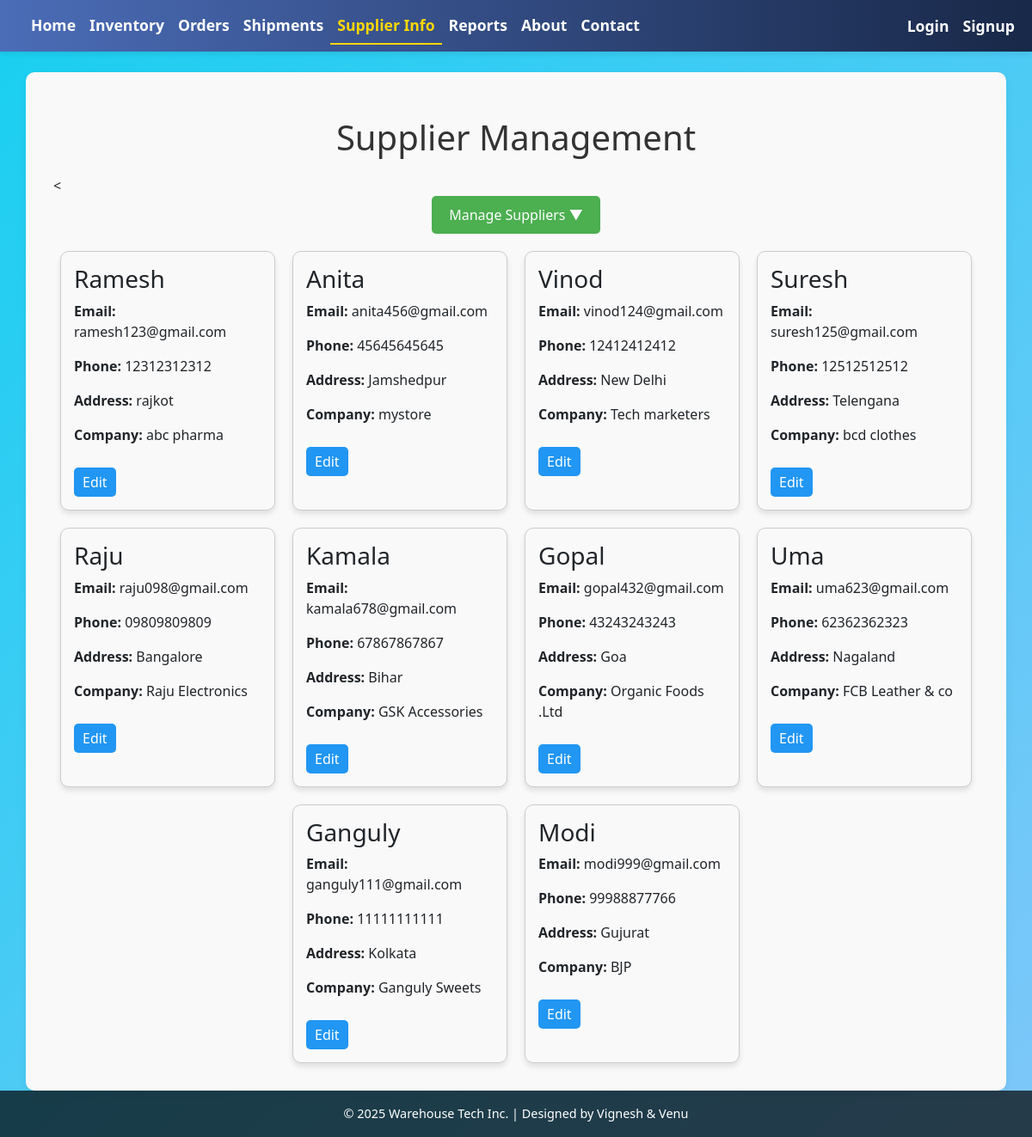
Screenshot of /suppliers/ with the database file from the repository.
### home/models.py (models this page shows, shortened)
class Supplier(models.Model):
    name = models.CharField(max_length=100)
    email = models.EmailField()
    phone = models.CharField(max_length=15)
    address = models.TextField()
    company = models.CharField(max_length=100)
    added_on = models.DateTimeField(auto_now_add=True)

### home/views.py (the view)
# urls.py: path('suppliers/', views.suppliers, name='suppliers'),
def suppliers(request):
    suppliers = Supplier.objects.all()
    return render(request, 'suppliers.html', {'suppliers': suppliers})

### templates/suppliers.html (shortened to what this page needs)
{% extends "base.html" %}
{% block content %}
<h1 style="text-align:center; margin:20px 0;">Supplier Management</h1>
<<div style="text-align: center; margin-bottom: 20px;">
    <div style="position: relative; display: inline-block;">
        <button onclick="toggleDropdown()" style="padding:10px 20px; background: #4CAF50; color: white; border: none; border-radius: 5px; cursor: pointer;">
            Manage Suppliers ▼
        </button>
    </div>
</div>
<div style="display: flex; flex-wrap: wrap; justify-content: center; gap: 20px;">
    {% for supplier in suppliers %}
    <div style="border:1px solid #ccc; border-radius:10px; padding:15px; width:250px; box-shadow: 0 4px 6px rgba(0,0,0,0.1); background:#f9f9f9;">
        <h3>{{ supplier.name }}</h3>
        <p><strong>Email:</strong> {{ supplier.email }}</p>
        <p><strong>Phone:</strong> {{ supplier.phone }}</p>
        <p><strong>Address:</strong> {{ supplier.address }}</p>
        <p><strong>Company:</strong> {{ supplier.company }}</p>
        <a href="{% url 'edit_supplier' supplier.pk %}" style="display:inline-block; margin-top:10px; padding:5px 10px; background:#2196F3; color:white; border-radius:5px; text-decoration:none;">Edit</a>
    </div>
    {% empty %}
    <p>No suppliers yet. Add one!</p>
    {% endfor %}
</div>
{% endblock %}

### templates/base.html (shortened to what this page needs)
<!DOCTYPE html>
<html lang="en">
<head>
  <link href="https://cdn.jsdelivr.net/npm/bootstrap@5.3.0/dist/css/bootstrap.min.css" rel="stylesheet" />
</head>
<body>
  <nav class="navbar navbar-expand-lg navbar-light bg-light">
    <div class="container-fluid">
      <div class="collapse navbar-collapse" id="navbarSupportedContent">
        <ul class="navbar-nav me-auto mb-2 mb-lg-0">
          <li class="nav-item">
            <a class="nav-link {% if request.path == '/' %}active{% endif %}" href="{% url 'home' %}">Home</a>
          </li>
          <li class="nav-item">
            <a class="nav-link {% if request.path == '/inventory/' %}active{% endif %}" href="{% url 'inventory' %}">Inventory</a>
          </li>
          <li class="nav-item">
            <a class="nav-link {% if request.path == '/orders/' %}active{% endif %}" href="{% url 'orders' %}">Orders</a>
          </li>
          <li class="nav-item">
            <a class="nav-link {% if request.path == '/shipments/' %}active{% endif %}" href="{% url 'shipments' %}">Shipments</a>
          </li>
          <li class="nav-item">
            <a class="nav-link {% if request.path == '/suppliers/' %}active{% endif %}" href="{% url 'suppliers' %}">Supplier Info</a>
          </li>
          <li class="nav-item">
            <a class="nav-link {% if request.path == '/reports/' %}active{% endif %}" href="{% url 'reports' %}">Reports</a>
          </li>
          <li class="nav-item">
            <a class="nav-link {% if request.path == '/about/' %}active{% endif %}" href="{% url 'about' %}">About</a>
          </li>
          <li class="nav-item">
            <a class="nav-link {% if request.path == '/contact/' %}active{% endif %}" href="{% url 'contact' %}">Contact</a>
          </li>
        </ul>
        <ul class="navbar-nav ms-auto mb-2 mb-lg-0">
          {% if user.is_authenticated %}
            <li class="nav-item">
              <a class="nav-link" href="{% url 'logout' %}">Logout</a>
            </li>
          {% else %}
            <li class="nav-item">
              <a class="nav-link {% if request.path == '/login/' %}active{% endif %}" href="{% url 'login' %}">Login</a>
            </li>
            <li class="nav-item">
              <a class="nav-link {% if request.path == '/signup/' %}active{% endif %}" href="{% url 'signup' %}">Signup</a>
            </li>
          {% endif %}
        </ul>
      </div>
    </div>
  </nav>
  <main class="flex-fill">
    <div class="container mt-4">
      {% block content %}{% endblock %}
    </div>
  </main>
  <footer>
    <p class="mb-0">&copy; 2025 Warehouse Tech Inc. | Designed by Vignesh & Venu</p>
  </footer>
</body>
</html>

### templates/base.html (style rules this page uses)
body, html { height: 100%; margin: 0; display: flex; flex-direction: column; }
main { flex: 1; }
.navbar { box-shadow: 0 2px 8px rgba(0,0,0,0.1); background: linear-gradient(90deg, #4b6cb7 0%, #182848 100%); }
.navbar-brand, .nav-link { color: #fff !important; font-weight: 600; font-size: 1.1rem; transition: color 0.3s ease; }
.nav-link.active { color: #ffd700 !important; font-weight: 700; border-bottom: 2px solid #ffd700; }
.container.mt-4 { background-color: #f9f9f9; padding: 2rem; border-radius: 10px; box-shadow: 0 4px 12px rgba(0,0,0,0.05); min-height: 60vh; }
body { background: linear-gradient(-45deg, rgb(211, 113, 244), rgb(224, 86, 86), #a1c4fd, rgb(24, 207, 240)); background-size: 400% 400%; animation: gradientShift 15s ease infinite; }
h1, .card-title, .card-text, a { color: #333; }
footer { text-align: center; padding: 1rem 0; color: #fff; background: rgba(0, 0, 0, 0.7); font-size: 0.9rem; }

### rows the page displays
Supplier: name "Ramesh", email "ramesh123@gmail.com", phone "12312312312", address "rajkot", company "abc pharma"
Supplier: name "Anita", email "anita456@gmail.com", phone "45645645645", address "Jamshedpur", company "mystore"
Supplier: name "Vinod", email "vinod124@gmail.com", phone "12412412412", address "New Delhi", company "Tech marketers"
Supplier: name "Suresh", email "suresh125@gmail.com", phone "12512512512", address "Telengana", company "bcd clothes"
Supplier: name "Raju", email "raju098@gmail.com", phone "09809809809", address "Bangalore", company "Raju Electronics"
Supplier: name "Kamala", email "kamala678@gmail.com", phone "67867867867", address "Bihar", company "GSK Accessories"
Supplier: name "Gopal", email "gopal432@gmail.com", phone "43243243243", address "Goa", company "Organic Foods .Ltd"
Supplier: name "Uma", email "uma623@gmail.com", phone "62362362323", address "Nagaland", company "FCB Leather & co"
Supplier: name "Ganguly", email "ganguly111@gmail.com", phone "11111111111", address "Kolkata", company "Ganguly Sweets"
Supplier: name "Modi", email "modi999@gmail.com", phone "99988877766", address "Gujurat", company "BJP"
